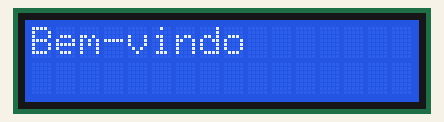
Bench run of a sketch on a simulated Arduino Uno, built with avr-gcc and run on an emulated ATmega328P. Parts: 16×2 character LCD.

Above: at 0.6 s.
At 3.6 s:
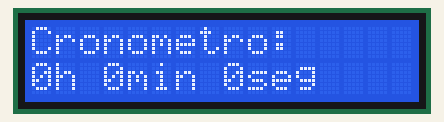
At 12.7 s:
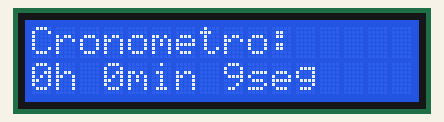
At 20.7 s:
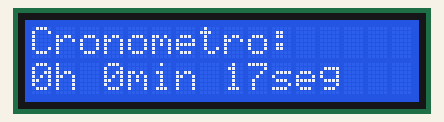
At 29.8 s:
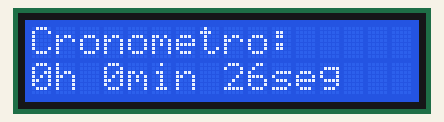
At 38.8 s:
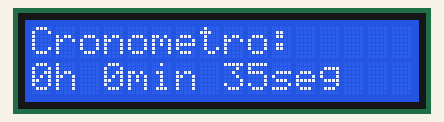

Measured:
- what the display in image 0 shows lasts 3.0 s, from 0.6 s to 3.6 s
- what the display in image 1 shows lasts 1.0 s, from 3.6 s to 4.6 s

The sketch:

stopwatch_hours_minutes_seconds.ino
```cpp
#include <LiquidCrystal.h>

// Definir os pinos do LCD (RS, E, D4, D5, D6, D7)
LiquidCrystal lcd(8, 9, 4, 5, 6, 7);

// Definir variáveis para horas, minutos e segundos
int segundos = 0;
int minutos = 0;
int horas = 0;

void setup() {
  lcd.begin(16, 2); // Inicializa o LCD 16x2
  delay(500); // Atraso de 0,5 segundos
  lcd.clear(); // Limpa a tela do LCD
  lcd.setCursor(0, 0); // Seleciona coluna 0 e linha 0
  lcd.print("Bem-vindo"); //mensagem exibida só quando liga
  delay(3000);
}

void loop() {
  lcd.clear(); // Limpa a tela do LCD
  lcd.setCursor(0, 0); // Seleciona coluna 0 e linha 0
  lcd.print("Cronometro:");

  // Exibir horas, minutos e segundos no LCD
  lcd.setCursor(0, 1); // Seleciona coluna 0 e linha 1
  lcd.print(horas);
  lcd.print("h ");
  lcd.print(minutos);
  lcd.print("min ");
  lcd.print(segundos);
  lcd.print("seg");

  // Incrementar o tempo
  segundos++;

  // Lógica para atualizar minutos e horas
  if (segundos == 60) {
    segundos = 0;
    minutos++; // Incrementa minutos quando segundos chegam a 60
  }

  if (minutos == 60) {
    minutos = 0;
    horas++; // Incrementa horas quando minutos chegam a 60
  }

  // Atraso de 1 segundo para a próxima contagem
  delay(1000);
}
```
